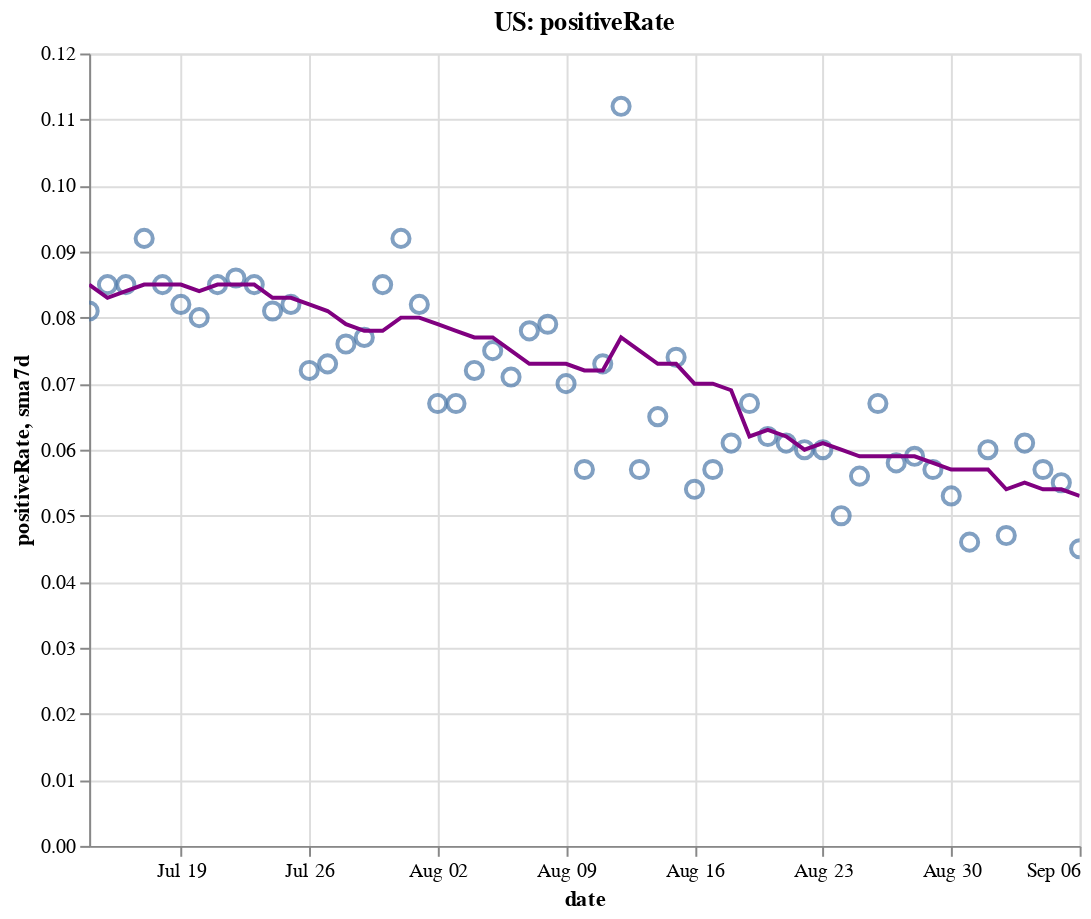

Notebook source saved alongside this figure:
### Code cell
create_plot(us, 'positiveRate')

### Figure 1 — Vega-Lite specification as saved in the notebook (floating-point values rounded to 4 significant figures)
{"config": {"view": {"continuousWidth": 400, "continuousHeight": 300}}, "layer": [{"layer": [{"mark": {"type": "point", "size": 75}, "encoding": {"tooltip": [{"type": "temporal", "field": "date"}, {"type": "quantitative", "field": "positiveRate"}, {"type": "quantitative", "field": "sma7d"}], "x": {"type": "temporal", "field": "date"}, "y": {"type": "quantitative", "field": "positiveRate"}}, "selection": {"selector004": {"type": "interval", "bind": "scales", "encodings": ["x", "y"]}}}, {"mark": {"type": "line", "color": "purple"}, "encoding": {"x": {"type": "temporal", "field": "date"}, "y": {"type": "quantitative", "field": "sma7d"}}}]}, {"mark": {"type": "rule", "color": "#aaa"}, "encoding": {"x": {"type": "temporal", "field": "date"}}, "transform": [{"filter": {"selection": "selector003"}}]}, {"mark": "circle", "encoding": {"opacity": {"condition": {"value": 1, "selection": "selector003"}, "value": 0}, "tooltip": [{"type": "temporal", "field": "date"}, {"type": "quantitative", "field": "positiveRate"}, {"type": "quantitative", "field": "sma7d"}], "x": {"type": "temporal", "field": "date"}, "y": {"type": "quantitative", "field": "positiveRate"}}, "selection": {"selector003": {"type": "single", "encodings": ["x"], "on": "mouseover", "nearest": true, "empty": "none"}}}, {"mark": {"type": "text", "align": "left", "dx": 5, "dy": -5, "stroke": "white", "strokeWidth": 2}, "encoding": {"text": {"type": "quantitative", "field": "positiveRate"}, "tooltip": [{"type": "temporal", "field": "date"}, {"type": "quantitative", "field": "positiveRate"}, {"type": "quantitative", "field": "sma7d"}], "x": {"type": "temporal", "field": "date"}, "y": {"type": "quantitative", "field": "positiveRate"}}, "transform": [{"filter": {"selection": "selector003"}}]}, {"mark": {"type": "text", "align": "left", "dx": 5, "dy": -5}, "encoding": {"text": {"type": "quantitative", "field": "positiveRate"}, "tooltip": [{"type": "temporal", "field": "date"}, {"type": "quantitative", "field": "positiveRate"}, {"type": "quantitative", "field": "sma7d"}], "x": {"type": "temporal", "field": "date"}, "y": {"type": "quantitative", "field": "positiveRate"}}, "transform": [{"filter": {"selection": "selector003"}}]}], "data": {"name": "data-32004048e0fe0d8e39ca969378413bbb"}, "height": 400, "title": "US: positiveRate", "width": 500, "$schema": "https://vega.github.io/schema/vega-lite/v4.8.1.json", "datasets": {"data-32004048e0fe0d8e39ca969378413bbb": [{"date": "2020-07-14T00:00:00", "totalTestResultsIncrease": 770000.0, "positiveIncrease": 62730.0, "death": 128600.0, "deathIncrease": 736.0, "positiveRate": 0.081, "state": "US", "sma7d": 0.085}, {"date": "2020-07-15T00:00:00", "totalTestResultsIncrease": 773200.0, "positiveIncrease": 65800.0, "death": 129400.0, "deathIncrease": 858.0, "positiveRate": 0.085, "state": "US", "sma7d": 0.083}, {"date": "2020-07-16T00:00:00", "totalTestResultsIncrease": 832400.0, "positiveIncrease": 71040.0, "death": 130400.0, "deathIncrease": 947.0, "positiveRate": 0.085, "state": "US", "sma7d": 0.084}, {"date": "2020-07-17T00:00:00", "totalTestResultsIncrease": 839300.0, "positiveIncrease": 76840.0, "death": 131300.0, "deathIncrease": 951.0, "positiveRate": 0.092, "state": "US", "sma7d": 0.085}, {"date": "2020-07-18T00:00:00", "totalTestResultsIncrease": 763600.0, "positiveIncrease": 64950.0, "death": 132200.0, "deathIncrease": 872.0, "positiveRate": 0.085, "state": "US", "sma7d": 0.085}, {"date": "2020-07-19T00:00:00", "totalTestResultsIncrease": 786700.0, "positiveIncrease": 64260.0, "death": 132700.0, "deathIncrease": 527.0, "positiveRate": 0.082, "state": "US", "sma7d": 0.085}, {"date": "2020-07-20T00:00:00", "totalTestResultsIncrease": 712400.0, "positiveIncrease": 57040.0, "death": 133100.0, "deathIncrease": 363.0, "positiveRate": 0.08, "state": "US", "sma7d": 0.084}, {"date": "2020-07-21T00:00:00", "totalTestResultsIncrease": 754900.0, "positiveIncrease": 63930.0, "death": 134100.0, "deathIncrease": 1039.0, "positiveRate": 0.085, "state": "US", "sma7d": 0.085}, {"date": "2020-07-22T00:00:00", "totalTestResultsIncrease": 801600.0, "positiveIncrease": 69330.0, "death": 135300.0, "deathIncrease": 1171.0, "positiveRate": 0.086, "state": "US", "sma7d": 0.085}, {"date": "2020-07-23T00:00:00", "totalTestResultsIncrease": 845900.0, "positiveIncrease": 71550.0, "death": 136400.0, "deathIncrease": 1056.0, "positiveRate": 0.085, "state": "US", "sma7d": 0.085}, {"date": "2020-07-24T00:00:00", "totalTestResultsIncrease": 933600.0, "positiveIncrease": 75240.0, "death": 137500.0, "deathIncrease": 1176.0, "positiveRate": 0.081, "state": "US", "sma7d": 0.083}, {"date": "2020-07-25T00:00:00", "totalTestResultsIncrease": 791000.0, "positiveIncrease": 64740.0, "death": 138500.0, "deathIncrease": 1023.0, "positiveRate": 0.082, "state": "US", "sma7d": 0.083}, {"date": "2020-07-26T00:00:00", "totalTestResultsIncrease": 851100.0, "positiveIncrease": 61000.0, "death": 139100.0, "deathIncrease": 559.0, "positiveRate": 0.072, "state": "US", "sma7d": 0.082}, {"date": "2020-07-27T00:00:00", "totalTestResultsIncrease": 762700.0, "positiveIncrease": 55330.0, "death": 140200.0, "deathIncrease": 1060.0, "positiveRate": 0.073, "state": "US", "sma7d": 0.081}, {"date": "2020-07-28T00:00:00", "totalTestResultsIncrease": 738100.0, "positiveIncrease": 56450.0, "death": 141300.0, "deathIncrease": 1122.0, "positiveRate": 0.076, "state": "US", "sma7d": 0.079}, {"date": "2020-07-29T00:00:00", "totalTestResultsIncrease": 864500.0, "positiveIncrease": 66960.0, "death": 142800.0, "deathIncrease": 1492.0, "positiveRate": 0.077, "state": "US", "sma7d": 0.078}, {"date": "2020-07-30T00:00:00", "totalTestResultsIncrease": 814700.0, "positiveIncrease": 69420.0, "death": 144000.0, "deathIncrease": 1259.0, "positiveRate": 0.085, "state": "US", "sma7d": 0.078}, {"date": "2020-07-31T00:00:00", "totalTestResultsIncrease": 731900.0, "positiveIncrease": 67620.0, "death": 145400.0, "deathIncrease": 1312.0, "positiveRate": 0.092, "state": "US", "sma7d": 0.08}, {"date": "2020-08-01T00:00:00", "totalTestResultsIncrease": 745700.0, "positiveIncrease": 61100.0, "death": 146500.0, "deathIncrease": 1190.0, "positiveRate": 0.082, "state": "US", "sma7d": 0.08}, {"date": "2020-08-02T00:00:00", "totalTestResultsIncrease": 699500.0, "positiveIncrease": 46760.0, "death": 147000.0, "deathIncrease": 498.0, "positiveRate": 0.067, "state": "US", "sma7d": 0.079}, {"date": "2020-08-03T00:00:00", "totalTestResultsIncrease": 745100.0, "positiveIncrease": 49770.0, "death": 147600.0, "deathIncrease": 519.0, "positiveRate": 0.067, "state": "US", "sma7d": 0.078}, {"date": "2020-08-04T00:00:00", "totalTestResultsIncrease": 717100.0, "positiveIncrease": 51860.0, "death": 148800.0, "deathIncrease": 1255.0, "positiveRate": 0.072, "state": "US", "sma7d": 0.077}, {"date": "2020-08-05T00:00:00", "totalTestResultsIncrease": 699600.0, "positiveIncrease": 52330.0, "death": 150200.0, "deathIncrease": 1346.0, "positiveRate": 0.075, "state": "US", "sma7d": 0.077}, {"date": "2020-08-06T00:00:00", "totalTestResultsIncrease": 766600.0, "positiveIncrease": 54180.0, "death": 151400.0, "deathIncrease": 1251.0, "positiveRate": 0.071, "state": "US", "sma7d": 0.075}, {"date": "2020-08-07T00:00:00", "totalTestResultsIncrease": 785400.0, "positiveIncrease": 61350.0, "death": 152700.0, "deathIncrease": 1333.0, "positiveRate": 0.078, "state": "US", "sma7d": 0.073}, {"date": "2020-08-08T00:00:00", "totalTestResultsIncrease": 683400.0, "positiveIncrease": 53710.0, "death": 153800.0, "deathIncrease": 1089.0, "positiveRate": 0.079, "state": "US", "sma7d": 0.073}, {"date": "2020-08-09T00:00:00", "totalTestResultsIncrease": 724000.0, "positiveIncrease": 50620.0, "death": 154400.0, "deathIncrease": 616.0, "positiveRate": 0.07, "state": "US", "sma7d": 0.073}, {"date": "2020-08-10T00:00:00", "totalTestResultsIncrease": 740900.0, "positiveIncrease": 42090.0, "death": 154900.0, "deathIncrease": 426.0, "positiveRate": 0.057, "state": "US", "sma7d": 0.072}, {"date": "2020-08-11T00:00:00", "totalTestResultsIncrease": 760000.0, "positiveIncrease": 55700.0, "death": 156200.0, "deathIncrease": 1326.0, "positiveRate": 0.073, "state": "US", "sma7d": 0.072}, {"date": "2020-08-12T00:00:00", "totalTestResultsIncrease": 500200.0, "positiveIncrease": 56130.0, "death": 157700.0, "deathIncrease": 1517.0, "positiveRate": 0.112, "state": "US", "sma7d": 0.077}, {"date": "2020-08-13T00:00:00", "totalTestResultsIncrease": 900300.0, "positiveIncrease": 51760.0, "death": 158900.0, "deathIncrease": 1163.0, "positiveRate": 0.057, "state": "US", "sma7d": 0.075}, {"date": "2020-08-14T00:00:00", "totalTestResultsIncrease": 862300.0, "positiveIncrease": 55640.0, "death": 160100.0, "deathIncrease": 1216.0, "positiveRate": 0.065, "state": "US", "sma7d": 0.073}, {"date": "2020-08-15T00:00:00", "totalTestResultsIncrease": 756700.0, "positiveIncrease": 56150.0, "death": 161300.0, "deathIncrease": 1219.0, "positiveRate": 0.074, "state": "US", "sma7d": 0.073}, {"date": "2020-08-16T00:00:00", "totalTestResultsIncrease": 790400.0, "positiveIncrease": 42490.0, "death": 161900.0, "deathIncrease": 619.0, "positiveRate": 0.054, "state": "US", "sma7d": 0.07}, {"date": "2020-08-17T00:00:00", "totalTestResultsIncrease": 670100.0, "positiveIncrease": 37880.0, "death": 162300.0, "deathIncrease": 407.0, "positiveRate": 0.057, "state": "US", "sma7d": 0.07}, {"date": "2020-08-18T00:00:00", "totalTestResultsIncrease": 663600.0, "positiveIncrease": 40800.0, "death": 163500.0, "deathIncrease": 1196.0, "positiveRate": 0.061, "state": "US", "sma7d": 0.069}, {"date": "2020-08-19T00:00:00", "totalTestResultsIncrease": 674000.0, "positiveIncrease": 44950.0, "death": 165000.0, "deathIncrease": 1420.0, "positiveRate": 0.067, "state": "US", "sma7d": 0.062}, {"date": "2020-08-20T00:00:00", "totalTestResultsIncrease": 703300.0, "positiveIncrease": 43760.0, "death": 166100.0, "deathIncrease": 1134.0, "positiveRate": 0.062, "state": "US", "sma7d": 0.063}, {"date": "2020-08-21T00:00:00", "totalTestResultsIncrease": 759100.0, "positiveIncrease": 46560.0, "death": 167200.0, "deathIncrease": 1123.0, "positiveRate": 0.061, "state": "US", "sma7d": 0.062}, {"date": "2020-08-22T00:00:00", "totalTestResultsIncrease": 773800.0, "positiveIncrease": 46240.0, "death": 168200.0, "deathIncrease": 1029.0, "positiveRate": 0.06, "state": "US", "sma7d": 0.06}, {"date": "2020-08-23T00:00:00", "totalTestResultsIncrease": 629500.0, "positiveIncrease": 37570.0, "death": 168800.0, "deathIncrease": 572.0, "positiveRate": 0.06, "state": "US", "sma7d": 0.061}, {"date": "2020-08-24T00:00:00", "totalTestResultsIncrease": 692200.0, "positiveIncrease": 34640.0, "death": 169200.0, "deathIncrease": 343.0, "positiveRate": 0.05, "state": "US", "sma7d": 0.06}, {"date": "2020-08-25T00:00:00", "totalTestResultsIncrease": 645600.0, "positiveIncrease": 36370.0, "death": 170300.0, "deathIncrease": 1147.0, "positiveRate": 0.056, "state": "US", "sma7d": 0.059}, {"date": "2020-08-26T00:00:00", "totalTestResultsIncrease": 655700.0, "positiveIncrease": 44060.0, "death": 171600.0, "deathIncrease": 1298.0, "positiveRate": 0.067, "state": "US", "sma7d": 0.059}, {"date": "2020-08-27T00:00:00", "totalTestResultsIncrease": 751900.0, "positiveIncrease": 43980.0, "death": 172700.0, "deathIncrease": 1129.0, "positiveRate": 0.058, "state": "US", "sma7d": 0.059}, {"date": "2020-08-28T00:00:00", "totalTestResultsIncrease": 783200.0, "positiveIncrease": 46550.0, "death": 173800.0, "deathIncrease": 1023.0, "positiveRate": 0.059, "state": "US", "sma7d": 0.059}, {"date": "2020-08-29T00:00:00", "totalTestResultsIncrease": 775600.0, "positiveIncrease": 44500.0, "death": 174800.0, "deathIncrease": 1015.0, "positiveRate": 0.057, "state": "US", "sma7d": 0.058}, {"date": "2020-08-30T00:00:00", "totalTestResultsIncrease": 746500.0, "positiveIncrease": 39500.0, "death": 175200.0, "deathIncrease": 475.0, "positiveRate": 0.053, "state": "US", "sma7d": 0.057}, {"date": "2020-08-31T00:00:00", "totalTestResultsIncrease": 685600.0, "positiveIncrease": 31410.0, "death": 175600.0, "deathIncrease": 366.0, "positiveRate": 0.046, "state": "US", "sma7d": 0.057}, {"date": "2020-09-01T00:00:00", "totalTestResultsIncrease": 704300.0, "positiveIncrease": 42420.0, "death": 176600.0, "deathIncrease": 1027.0, "positiveRate": 0.06, "state": "US", "sma7d": 0.057}, {"date": "2020-09-02T00:00:00", "totalTestResultsIncrease": 649600.0, "positiveIncrease": 30600.0, "death": 177700.0, "deathIncrease": 1032.0, "positiveRate": 0.047, "state": "US", "sma7d": 0.054}, {"date": "2020-09-03T00:00:00", "totalTestResultsIncrease": 734600.0, "positiveIncrease": 44720.0, "death": 178700.0, "deathIncrease": 1070.0, "positiveRate": 0.061, "state": "US", "sma7d": 0.055}, {"date": "2020-09-04T00:00:00", "totalTestResultsIncrease": 912100.0, "positiveIncrease": 51590.0, "death": 179700.0, "deathIncrease": 998.0, "positiveRate": 0.057, "state": "US", "sma7d": 0.054}, {"date": "2020-09-05T00:00:00", "totalTestResultsIncrease": 806300.0, "positiveIncrease": 44670.0, "death": 180700.0, "deathIncrease": 915.0, "positiveRate": 0.055, "state": "US", "sma7d": 0.054}, {"date": "2020-09-06T00:00:00", "totalTestResultsIncrease": 736000.0, "positiveIncrease": 32990.0, "death": 181100.0, "deathIncrease": 449.0, "positiveRate": 0.045, "state": "US", "sma7d": 0.053}]}}
